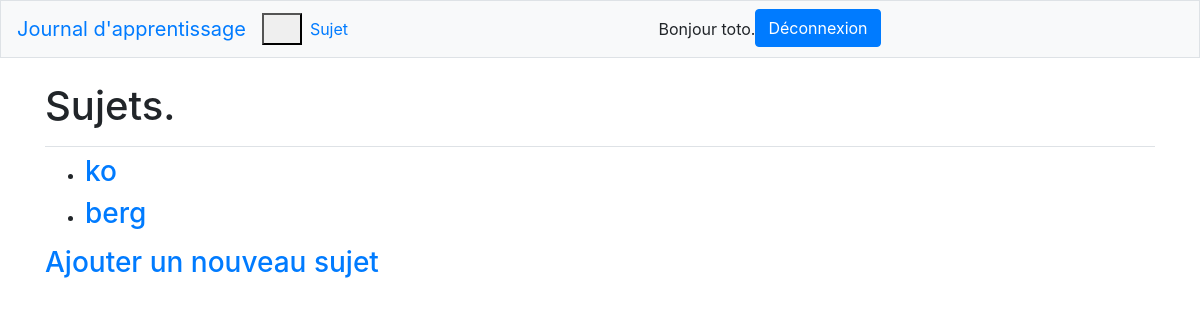
The app's page /topics/ (signed in), older data.
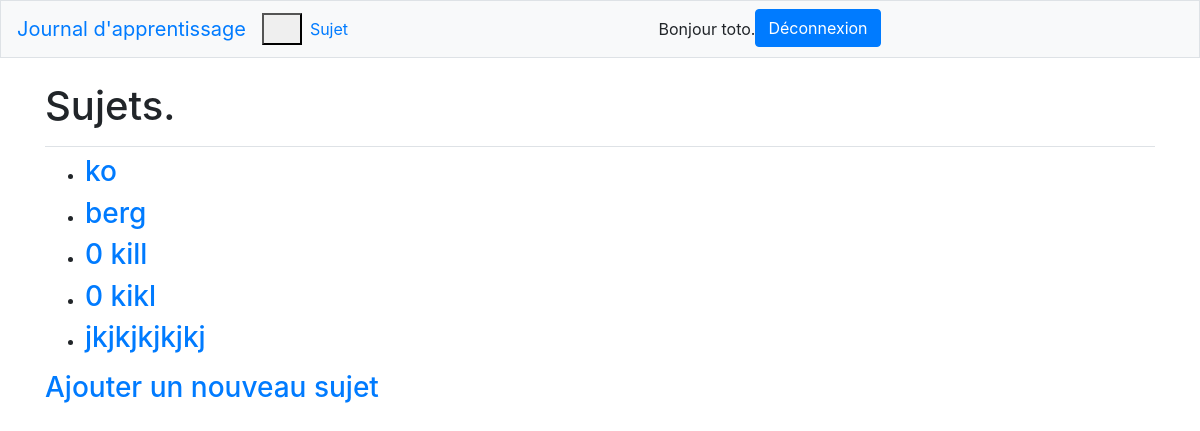
The same page, newer data.
### journaux_apprentissage/models.py (models this page shows)
class Topic(models.Model):
    text = models.CharField(max_length=200)
    date_added = models.DateTimeField(auto_now_add=True)
    owner = models.ForeignKey(User, on_delete=models.CASCADE)
    def __str__(self):
        return self.text

### journaux_apprentissage/views.py (the view)
# urls.py: path('topics/', views.topics, name='topics'),
@login_required
def topics(request):
    topics = Topic.objects.filter(owner=request.user).order_by('date_added')
    context = {'topics': topics}
    return render(request, 'journaux_apprentissage/topics.html', context)

### journaux_apprentissage/templates/journaux_apprentissage/topics.html
{% extends "journaux_apprentissage/base.html" %}
{% block page_header %}
    <h1>Sujets.</h1>
{% endblock page_header %}
{% block content %}
    <ul>
        {% for topic in topics %}
            <li><h3>
                <a href="{% url 'journaux_apprentissage:topic' topic.id %}">{{ topic }}</a>
            </h3></li>
        {% empty %}
            <li><h3>Aucun sujet n'a encore été ajouter.</h3></li>
        {% endfor %}
    </ul>
    <h3><a href="{% url 'journaux_apprentissage:new_topic' %}">
        Ajouter un nouveau sujet</a></h3>
{% endblock content %}

### journaux_apprentissage/templates/journaux_apprentissage/base.html (shortened to what this page needs)
{% load bootstrap4 %}
<!doctype html>
<html lang="fr">
<head>
    {% bootstrap_css %}
</head>
<body>
    <nav class="navbar navbar-expand-md navbar light bg-light mb-4 border">
    <a class="navbar-brand" href="{% url 'journaux_apprentissage:index' %}">
        Journal d'apprentissage</a>
    <button class="navbar-toogler" type="button" data-toggle="collapse"
        data-target="#navbarCollapse" aria-controls="navbarCollapse"
        aria-expanded="false" aria-label="Toogle navigation">
        <span class="navbar-toggler-icon"></span>
    </button>
    <div class="collapse navbar-collapse" id="navbarCollapse">
        <ul class="navbar-nav mr-auto">
            <li class="nav-item">
                <a class="nav-link"
                    href="{% url 'journaux_apprentissage:topics' %}">Sujet</a>
            </li>
        </ul>
        <ul class="navbar-nav mr-auto">
            {% if user.is_authenticated %}
                <li class="nav-item">
                    <span class="navbar-text">Bonjour {{ user.username }}.</span>
                </li>
                <li>
                    <form method="post" action="{% url 'utilisateurs:logout' %}">
                        <button name="submit" class="btn btn-primary ">Déconnexion</button>
                    </form>
                </li>
            {% endif %}
        </ul>
    </div>
    </nav>
    <main role="main" class="container">
        <div class="pb-2 mb-2 border-bottom">
            {% block page_header %}{% endblock page_header %}
        </div>
        <div>
            {% block content %}{% endblock content %}
        </div>
    </main>
</body>

Row changes from the older to the newer data that the page shows:
added Topic: text "0 kill"
added Topic: text "0 kikl"
added Topic: text "jkjkjkjkjkj"
